Frame 1 (no input): blank canvas, image omitted
Frame 60 (no input): blank canvas, image omitted
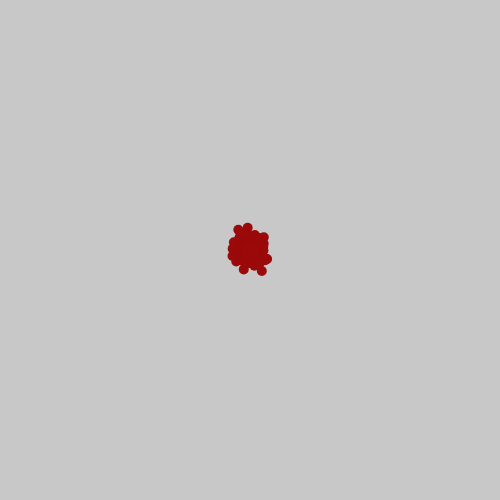
Frame 120 (the mouse pressed at the canvas centre since frame 60)

The p5.js sketch whose frames 1 and 60 were blank and that drew this single picture after the mouse press (run headless with seeded random() and noise() and a simulated clock; from frame 60 on, the mouse is pressed at the canvas centre):

// p5.js sketch
// ── sketch.js
var ps; //global variable, ps for ParticleSystem

function setup() {
  createCanvas(500,500);

  ps=new ParticleSystem();
}

function draw() {
  if(mouseIsPressed) {
    ps.addParticles(
      createVector(mouseX,mouseY)
      , 10);
  }
  background(200);
  ps.draw();
}

function mousePressed() {
}

// ── particle.js
function Particle() {
  this.setup = function (pos) {
    this.pos = pos.copy();
    this.vel = createVector(0,0);
    this.acc = createVector(0,0);
    this.size = 10;
    this.age =1000;
    this.isDead =false;
    this.friction = 0.98;
    noStroke();
  };

  this.applyForce = function (force) {
    this.acc = force.copy();
  }

  this.update = function () {
    this.age --;
    if (this.age<=0){
      this.isDead=true;
    }
    this.vel.add(this.acc);
    this.pos.add(this.vel);
    this.acc.mult(0);
    this.vel.mult(this.friction);

  };

  this.draw = function() {
    fill(155,10,10);
    ellipse(this.pos.x, this.pos.y,
            this.size, this.size);

  }
}

// ── particleSystem.js
function ParticleSystem () {
  this.particles = [];   //store your particles in this array

  this.addParticles = function (pos, numOfParticles) {
    for (var i = 0; i<numOfParticles; i++){
      var p = new Particle(); //var p is your class

      var ppos = createVector(pos.x +random(-5, 5),
                               pos.y+random(-5, 5));

      p.setup(ppos);

      //p.applyForce(force);
      //this.particles[i] = p;
      this.particles.push(p);
    }
  }

  this.dontTouch = function() {
    for(var i=0;i<this.particles.length;i++) {
      var ip = this.particles[i];
      for (var j = this.particles.length-1; j>i;j--){
        //console.log"me:"+i+"friend:"j);
        var jp=this.particles[j];
        var distance=ip.pos.dist(jp.pos);
        if (distance,(ip.size+jp.size)) {
          var f1 = ip.pos.copy().sub(jp.pos).mult(0.001);
          var f2=ip.pos.copy().sub(jp.pos).mult(-0.001);
          ip.applyForce(f1);
          jp.applyForce(f2);
        }
      }
    }
  }

  this.draw = function () {
    for(var i=0;i<this.particles.length;i++) {
      if (this.particles[i].isDead){
        this.particles.slice(i,1);
      } else {
        this.particles[i].update();
        this.particles[i].draw();
      }

    }
    this.dontTouch();
  }
}
